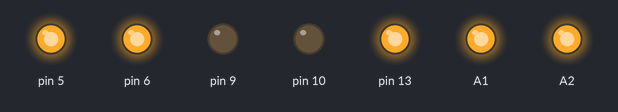
A sketch run on a simulated Arduino Uno, built with avr-gcc and run on an emulated ATmega328P. Parts: output pins drawn as LEDs (lit = HIGH).

Above: at 0.1 s.
Timing chart, 0 to 1.6 s (numbered marks = the images above):
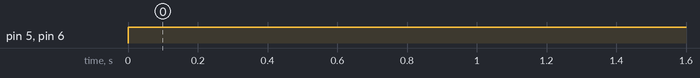

Measured:
- by itself, pin 5, pin 6: LOW → HIGH at 0.00 s

The sketch:

MicromouseDriveTest.ino
```cpp
void setup() {
  pinMode(9, OUTPUT);
  pinMode(6, OUTPUT);
  pinMode(5, OUTPUT);
  pinMode(10, OUTPUT);
  pinMode(A1, OUTPUT);
  pinMode(A2, OUTPUT);

  analogWrite(A1, 255);
  analogWrite(A2, 255);

  pinMode(13, OUTPUT);
  digitalWrite(13, HIGH);
}

void loop() {
  digitalWrite(6, HIGH);
  digitalWrite(9, LOW);
  digitalWrite(5, HIGH);
  digitalWrite(10, LOW);


  delay(1000);
  /*
  digitalWrite(6, LOW);
  digitalWrite(9, HIGH);
  digitalWrite(5, LOW);
  digitalWrite(10, HIGH);

  delay(1000);
  */
}
```
